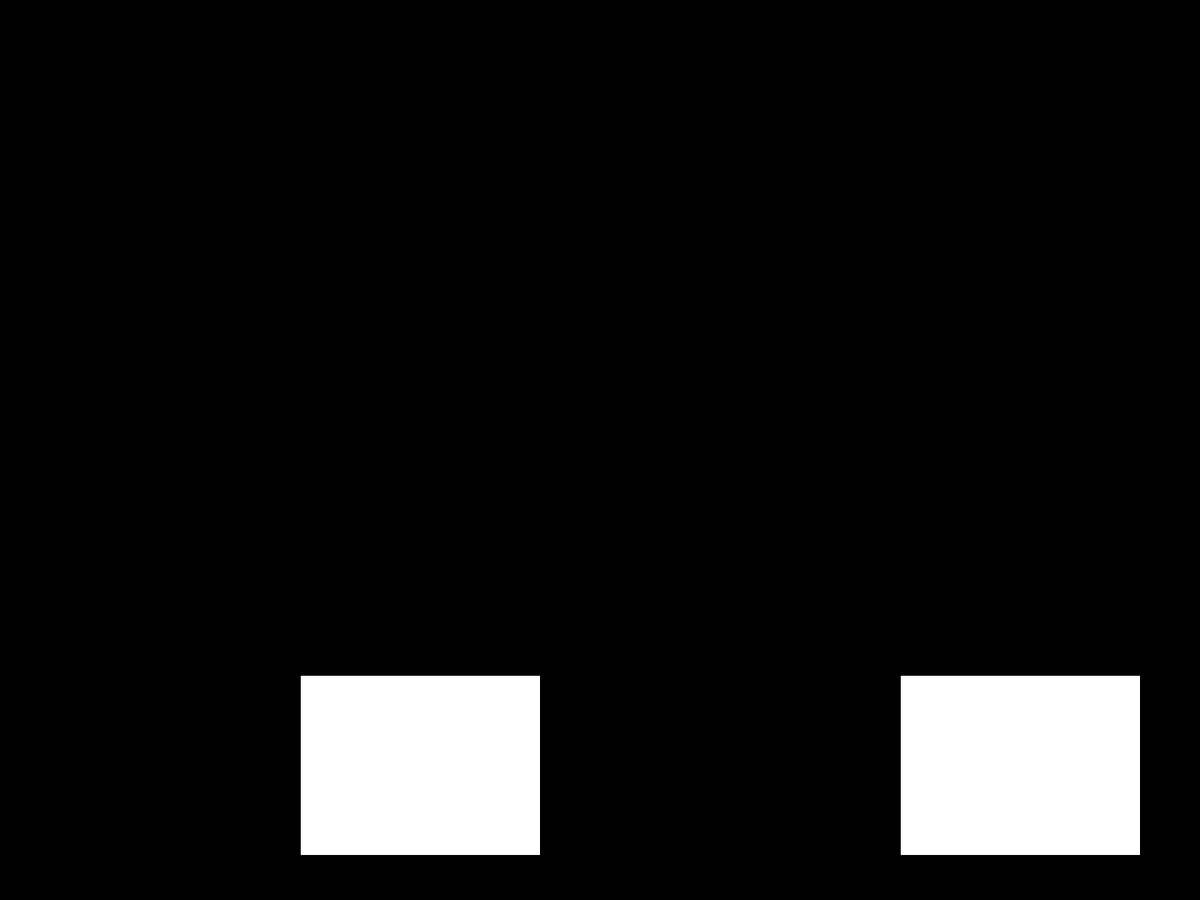
Frame 1 (no input)
Frame 60 (the mouse pressed at the canvas centre just before this capture): identical to frame 1, image omitted
Frame 120 (the mouse held since frame 60 and released just before this capture): identical to frame 1, image omitted

The Processing sketch that drew this single still picture (run headless with seeded random() and noise(); from frame 60 on, the mouse is pressed at the canvas centre):

// Processing sketch: code_practice3by3
// ── code_practice3by3.pde
//Global Variables
float buttonX1, buttonY1, buttonWidth1, buttonHeight1;
float buttonX2, buttonY2, buttonWidth2, buttonHeight2;
float rectDisplayX, rectDisplayY, rectDisplayWidth, rectDisplayHeight;
float ellipseX, ellipseY, ellipseXDiameter, ellipseYDiameter;
float x, y, xDiameter, yDiameter;
color black=#000000, white=#FFFFE1; //Night Mode, blue is 00
Boolean rectON=false, ellipseON=false;
//
void setup() {
fullScreen(); //displayWidth and displayHeight
//display orientation landscape, not square
println(width, height, displayWidth, displayHeight);
String ls="Landscape or Square", p="portrait", DO="Display Orientation:", instruct="Bru, toon da pon";
//swap key variables for testing
int appWidth = displayWidth; //displayWidth
int appHeight = displayHeight;//displayHeight
String orientation = (appWidth >= appHeight) ? ls : p;//Ternary Operator, repeats IF-ELSE
println(DO, orientation);
//if ( orientation == p) println(instruct);
if (orientation == ls) {
println("Good to Go");
} else {
println(instruct);
appWidth=appHeight*0;
appHeight=appHeight*0;
}
println("App Geometry is:", "\tApp Width:", appWidth, "\tApp Height:", appHeight);

//Population
buttonX1 = appWidth*1/4;
buttonY1 = appHeight*3/4;
buttonWidth1 = appWidth*1/5;
buttonHeight1 = appHeight*1/5;
buttonX2 = appWidth*3/4;
buttonY2 = buttonY1;
buttonWidth2 = buttonWidth1;
buttonHeight2 = buttonHeight1;
rectDisplayX = appWidth*1/8;
rectDisplayY = appHeight*1/8;
rectDisplayWidth = buttonWidth1;
rectDisplayHeight = buttonWidth1;
ellipseX = appWidth*6/8;
ellipseY = rectDisplayY;
ellipseXDiameter = appWidth*1/8;
ellipseYDiameter = appHeight*1/8;
float ellipseRectCentre = ellipseX + ellipseXDiameter*1/2;
float ellipseRectYCentre = ellipseY + ellipseYDiameter*1/2;
x = ellipseRectCentre;
y = ellipseRectYCentre;
xDiameter = ellipseXDiameter;
yDiameter = ellipseYDiameter;
}//End setup
//
void draw () {
  background(black);
rect(buttonX1, buttonY1, buttonWidth1, buttonHeight1); //"Click me"
rect(buttonX2, buttonY2, buttonWidth2, buttonHeight2); //"Or me"
if (rectON==true && ellipseON==false) rect(rectDisplayX, rectDisplayY, rectDisplayWidth, rectDisplayHeight); //Display Rectangle
//rect(ellipseX, ellipseY, ellipseXDiameter, ellipseYDiameter); //Display Circle
if (rectON==false && ellipseON==true) ellipse(x, y, xDiameter, yDiameter);
}//End draw
//
void keyPressed() {
  
}//End keyPressed
//
void mousePressed() {
rectON=false;
ellipseON=false;
if(mouseX>=buttonX1 && mouseX<=buttonX1+buttonWidth1 && mouseY >=buttonY1 && mouseY<=buttonY1+buttonHeight1) rectON=true;
if(mouseX>=buttonX2 && mouseX<=buttonX2+buttonWidth2 && mouseY >=buttonY2 && mouseY<=buttonY2+buttonHeight2)ellipseON=true;
}//End mousePressed
